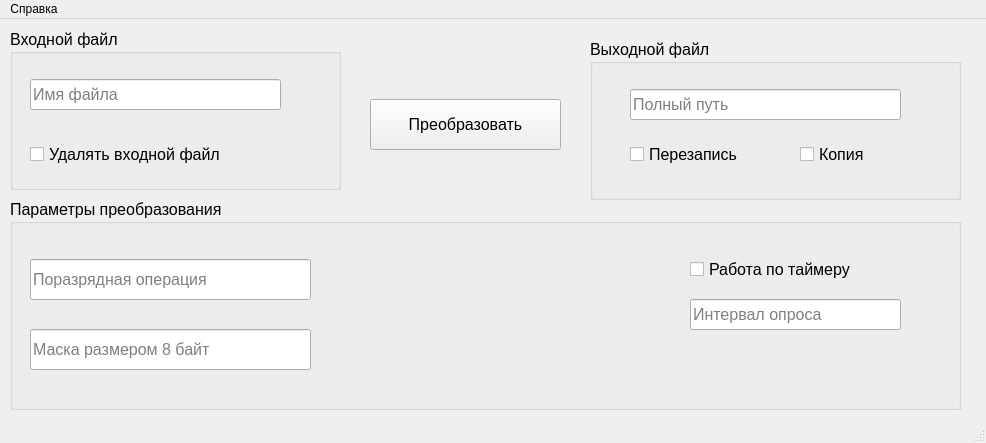
<?xml version="1.0" encoding="UTF-8"?>
<ui version="4.0">
 <class>MainWindow</class>
 <widget class="QMainWindow" name="MainWindow">
  <property name="enabled">
   <bool>true</bool>
  </property>
  <property name="geometry">
   <rect>
    <x>0</x>
    <y>0</y>
    <width>986</width>
    <height>443</height>
   </rect>
  </property>
  <property name="windowTitle">
   <string>Mummery</string>
  </property>
  <property name="windowIcon">
   <iconset resource="Resources.qrc">
    <normaloff>:/new/prefix1/resources/icons8-mask-60.png</normaloff>:/new/prefix1/resources/icons8-mask-60.png</iconset>
  </property>
  <widget class="QWidget" name="centralwidget">
   <widget class="QGroupBox" name="groupBox_inFile">
    <property name="geometry">
     <rect>
      <x>10</x>
      <y>10</y>
      <width>331</width>
      <height>161</height>
     </rect>
    </property>
    <property name="font">
     <font>
      <pointsize>12</pointsize>
     </font>
    </property>
    <property name="title">
     <string>Входной файл</string>
    </property>
    <widget class="QLineEdit" name="lineEdit_inFile">
     <property name="geometry">
      <rect>
       <x>20</x>
       <y>50</y>
       <width>251</width>
       <height>31</height>
      </rect>
     </property>
     <property name="toolTip">
      <string>Например: file.txt</string>
     </property>
     <property name="inputMask">
      <string/>
     </property>
     <property name="text">
      <string/>
     </property>
     <property name="placeholderText">
      <string>Имя файла</string>
     </property>
     <property name="clearButtonEnabled">
      <bool>true</bool>
     </property>
    </widget>
    <widget class="QCheckBox" name="checkBox_deleteInFile">
     <property name="geometry">
      <rect>
       <x>20</x>
       <y>110</y>
       <width>241</width>
       <height>31</height>
      </rect>
     </property>
     <property name="font">
      <font>
       <pointsize>12</pointsize>
      </font>
     </property>
     <property name="toolTip">
      <string>Удаление после преобразования</string>
     </property>
     <property name="text">
      <string>Удалять входной файл</string>
     </property>
    </widget>
   </widget>
   <widget class="QGroupBox" name="groupBox_otFile">
    <property name="geometry">
     <rect>
      <x>590</x>
      <y>20</y>
      <width>371</width>
      <height>161</height>
     </rect>
    </property>
    <property name="font">
     <font>
      <pointsize>12</pointsize>
     </font>
    </property>
    <property name="title">
     <string>Выходной файл</string>
    </property>
    <widget class="QLineEdit" name="lineEdit_otFilePath">
     <property name="enabled">
      <bool>true</bool>
     </property>
     <property name="geometry">
      <rect>
       <x>40</x>
       <y>50</y>
       <width>271</width>
       <height>31</height>
      </rect>
     </property>
     <property name="statusTip">
      <string/>
     </property>
     <property name="text">
      <string/>
     </property>
     <property name="placeholderText">
      <string>Полный путь</string>
     </property>
     <property name="clearButtonEnabled">
      <bool>true</bool>
     </property>
    </widget>
    <widget class="QCheckBox" name="checkBox_rewrite">
     <property name="geometry">
      <rect>
       <x>40</x>
       <y>100</y>
       <width>141</width>
       <height>31</height>
      </rect>
     </property>
     <property name="font">
      <font>
       <pointsize>12</pointsize>
      </font>
     </property>
     <property name="toolTip">
      <string>При наличии одноименного файла</string>
     </property>
     <property name="text">
      <string>Перезапись</string>
     </property>
    </widget>
    <widget class="QCheckBox" name="checkBox_copying">
     <property name="geometry">
      <rect>
       <x>210</x>
       <y>100</y>
       <width>91</width>
       <height>31</height>
      </rect>
     </property>
     <property name="text">
      <string>Копия</string>
     </property>
    </widget>
   </widget>
   <widget class="QPushButton" name="pushButton_transform">
    <property name="geometry">
     <rect>
      <x>370</x>
      <y>80</y>
      <width>191</width>
      <height>51</height>
     </rect>
    </property>
    <property name="font">
     <font>
      <pointsize>12</pointsize>
     </font>
    </property>
    <property name="text">
     <string>Преобразовать</string>
    </property>
   </widget>
   <widget class="QGroupBox" name="groupBox_transform">
    <property name="geometry">
     <rect>
      <x>10</x>
      <y>180</y>
      <width>951</width>
      <height>211</height>
     </rect>
    </property>
    <property name="font">
     <font>
      <pointsize>12</pointsize>
     </font>
    </property>
    <property name="title">
     <string>Параметры преобразования</string>
    </property>
    <widget class="QLineEdit" name="lineEdit_8BMask">
     <property name="geometry">
      <rect>
       <x>20</x>
       <y>130</y>
       <width>281</width>
       <height>41</height>
      </rect>
     </property>
     <property name="toolTip">
      <string>В шестнадцатиричной системе</string>
     </property>
     <property name="inputMask">
      <string>HHHHHHHHHHHHHHHH</string>
     </property>
     <property name="text">
      <string/>
     </property>
     <property name="placeholderText">
      <string>Маска размером 8 байт</string>
     </property>
     <property name="clearButtonEnabled">
      <bool>true</bool>
     </property>
    </widget>
    <widget class="QCheckBox" name="checkBox_timer">
     <property name="geometry">
      <rect>
       <x>680</x>
       <y>50</y>
       <width>211</width>
       <height>41</height>
      </rect>
     </property>
     <property name="font">
      <font>
       <pointsize>12</pointsize>
      </font>
     </property>
     <property name="text">
      <string>Работа по таймеру</string>
     </property>
    </widget>
    <widget class="QLineEdit" name="lineEdit_operation">
     <property name="geometry">
      <rect>
       <x>20</x>
       <y>60</y>
       <width>281</width>
       <height>41</height>
      </rect>
     </property>
     <property name="toolTip">
      <string>Например: XOR, AND и т.д.</string>
     </property>
     <property name="text">
      <string/>
     </property>
     <property name="placeholderText">
      <string>Поразрядная операция</string>
     </property>
     <property name="clearButtonEnabled">
      <bool>true</bool>
     </property>
    </widget>
    <widget class="QLineEdit" name="lineEdit_interval">
     <property name="geometry">
      <rect>
       <x>680</x>
       <y>100</y>
       <width>211</width>
       <height>31</height>
      </rect>
     </property>
     <property name="toolTip">
      <string>&lt;html&gt;&lt;head/&gt;&lt;body&gt;&lt;p&gt;В секундах. Для указания в милисекундах укажите постфикс ms. Например, 500ms.&lt;/p&gt;&lt;/body&gt;&lt;/html&gt;</string>
     </property>
     <property name="placeholderText">
      <string>Интервал опроса</string>
     </property>
     <property name="clearButtonEnabled">
      <bool>true</bool>
     </property>
    </widget>
   </widget>
  </widget>
  <widget class="QMenuBar" name="menubar">
   <property name="geometry">
    <rect>
     <x>0</x>
     <y>0</y>
     <width>986</width>
     <height>25</height>
    </rect>
   </property>
   <widget class="QMenu" name="menu">
    <property name="title">
     <string>Справка</string>
    </property>
    <property name="icon">
     <iconset resource="Resources.qrc">
      <normaloff>:/new/prefix2/resources/icons8-help-32.png</normaloff>:/new/prefix2/resources/icons8-help-32.png</iconset>
    </property>
   </widget>
   <addaction name="menu"/>
  </widget>
  <widget class="QStatusBar" name="statusbar"/>
  <action name="actionf">
   <property name="text">
    <string>f</string>
   </property>
  </action>
 </widget>
 <resources>
  <include location="Resources.qrc"/>
 </resources>
 <connections/>
</ui>
